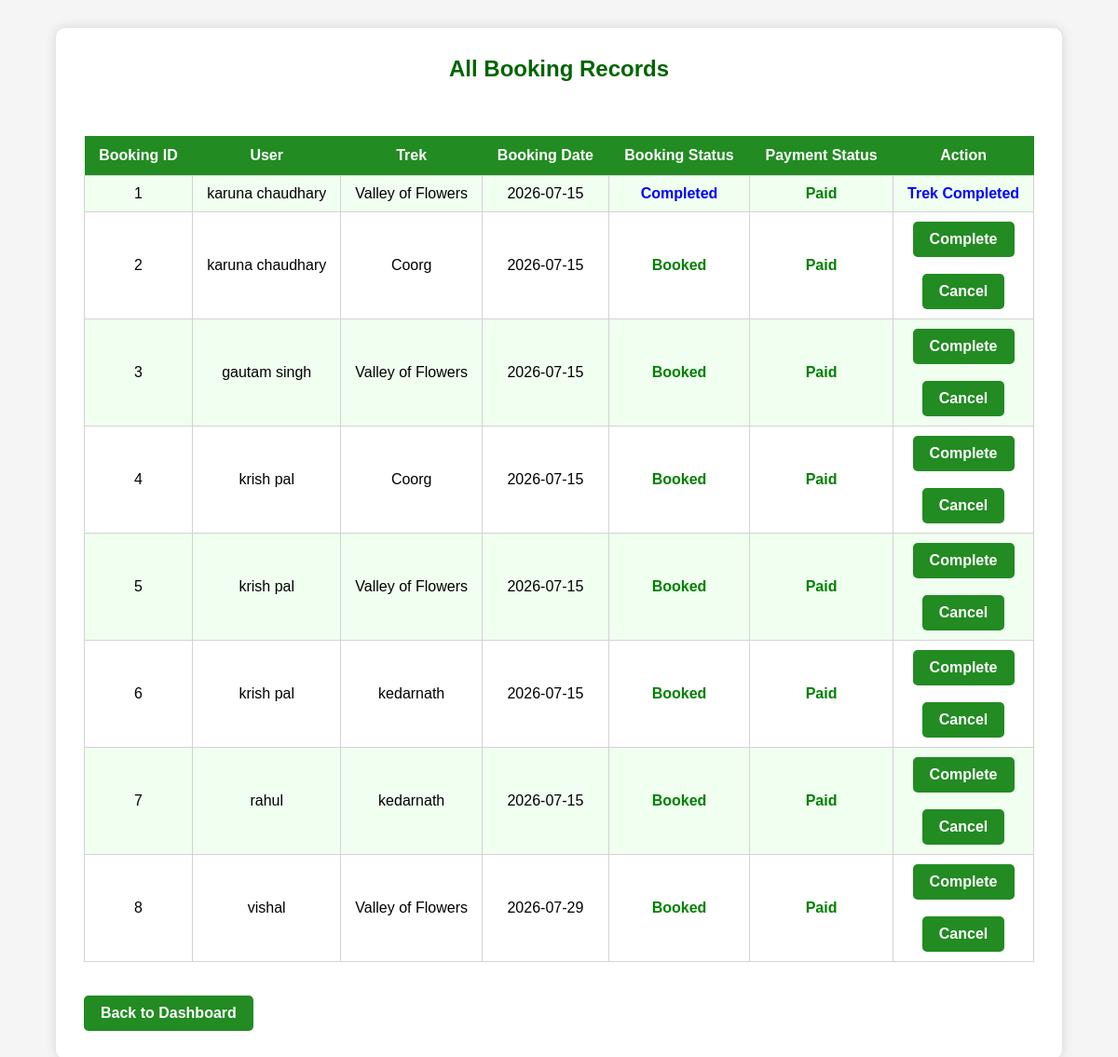
Screenshot of /admin/bookings (signed in) with the database file from the repository.
### models.py (models this page shows)
class Booking(db.Model):
    id = db.Column(db.Integer, primary_key=True)
    user_id = db.Column(
        db.Integer,
        db.ForeignKey("user.id")
    )
    trek_id = db.Column(
        db.Integer,
        db.ForeignKey("trek.id")
    )
    booking_date = db.Column(db.Date)
    status = db.Column(
        db.String(20),
        default="Booked"
    )
    payment_status = db.Column(
        db.String(20),
        default="Pending"
    )
    user = db.relationship("User")
    trek = db.relationship("Trek")

class User(db.Model):
    id = db.Column(db.Integer, primary_key=True)
    name = db.Column(db.String(100), nullable=False)
    email = db.Column(db.String(100), unique=True, nullable=False)
    password = db.Column(db.String(100), nullable=False)
    role = db.Column(db.String(20), nullable=False)
    status = db.Column(db.String(20), nullable=False)

class Trek(db.Model):
    id = db.Column(db.Integer, primary_key=True)
    name = db.Column(db.String(100), nullable=False)
    location = db.Column(db.String(100), nullable=False)
    difficulty = db.Column(db.String(20), nullable=False)
    duration = db.Column(db.Integer, nullable=False)
    available_slots = db.Column(db.Integer, nullable=False)
    start_date = db.Column(db.Date)
    end_date = db.Column(db.Date)
    description = db.Column(db.Text)
    status = db.Column(db.String(20))
    staff_id = db.Column(db.Integer, db.ForeignKey("user.id"))
    staff = db.relationship("User")

### app.py (the view)
@app.route("/admin/bookings")
@admin_required
def admin_bookings():
    bookings = Booking.query.all()
    return render_template(
        "admin/bookings.html",
        bookings=bookings
    )

### auth.py (called while the page is built)
def admin_required(f):
    @wraps(f)
    def decorated_function(*args, **kwargs):
        if "user_id" not in session:
            return redirect("/login")
        if session.get("role") != "admin":
            return "Access Denied"
        return f(*args, **kwargs)
    return decorated_function

### templates/admin/bookings.html (shortened to what this page needs)
<!DOCTYPE html>
<html>
<head>
    <link rel="stylesheet"
          href="{{ url_for('static', filename='css/style.css') }}">
</head>
<body>
<div class="box">
<h2>All Booking Records</h2>
<br>
<table>
<tr>
    <th>Booking ID</th>
    <th>User</th>
    <th>Trek</th>
    <th>Booking Date</th>
    <th>Booking Status</th>
    <th>Payment Status</th>
    <th>Action</th>
</tr>
{% for booking in bookings %}
<tr>
    <td>{{ booking.id }}</td>
    <td>{{ booking.user.name }}</td>
    <td>{{ booking.trek.name }}</td>
    <td>{{ booking.booking_date }}</td>
    <td>
        {% if booking.status == "Booked" %}
            <span style="color:green;font-weight:bold;">
                {{ booking.status }}
            </span>
        {% elif booking.status == "Completed" %}
            <span style="color:blue;font-weight:bold;">
                {{ booking.status }}
            </span>
        {% elif booking.status == "Cancelled" %}
            <span style="color:red;font-weight:bold;">
                {{ booking.status }}
            </span>
        {% else %}
            {{ booking.status }}
        {% endif %}
    </td>
    <td>
        {% if booking.payment_status == "Paid" %}
            <span style="color:green;font-weight:bold;">
                {{ booking.payment_status }}
            </span>
        {% elif booking.payment_status == "Refunded" %}
            <span style="color:orange;font-weight:bold;">
                {{ booking.payment_status }}
            </span>
        {% elif booking.payment_status == "Pending" %}
            <span style="color:red;font-weight:bold;">
                {{ booking.payment_status }}
            </span>
        {% else %}
            {{ booking.payment_status }}
        {% endif %}
    </td>
    <td>
        {% if booking.status == "Booked" %}
            <a href="/admin/complete_booking/{{ booking.id }}"
               class="btn">
                Complete
            </a>
            <br><br>
            <a href="/admin/cancel_booking/{{ booking.id }}"
               class="btn"
               onclick="return confirm('Are you sure you want to cancel this booking?')">
                Cancel
            </a>
        {% elif booking.status == "Completed" %}
            <span style="color:blue;font-weight:bold;">
                Trek Completed
            </span>
        {% elif booking.status == "Cancelled" %}
            <span style="color:red;font-weight:bold;">
                Booking Cancelled
            </span>
        {% endif %}
    </td>
</tr>
{% endfor %}
</table>
<br><br>
<a href="/admin/dashboard" class="btn">
Back to Dashboard
</a>
</div>
</body>
</html>

### static/css/style.css (style rules this page uses)
* { margin:0; padding:0; box-sizing:border-box; font-family:Arial, Helvetica, sans-serif; }
body { background:whitesmoke; }
.container, .box { width:90%; max-width:1100px; background:white; margin:30px auto; padding:30px; border-radius:10px; box-shadow:0 0 12px lightgray; }
h1, h2, h3 { text-align:center; color:darkgreen; margin-bottom:20px; }
table { width:100%; border-collapse:collapse; margin-top:20px; }
table th { background:forestgreen; color:white; padding:12px; }
table td { border:1px solid lightgray; padding:10px; text-align:center; }
table tr:nth-child(even) { background:honeydew; }
a { color:forestgreen; text-decoration:none; font-weight:bold; }
.btn { display:inline-block; background:forestgreen; color:white; padding:10px 18px; border-radius:5px; }

### rows the page displays
Booking: id "1", user.name "karuna chaudhary", trek.name "Valley of Flowers", booking_date "2026-07-15", status "Completed", payment_status "Paid", shows "Trek Completed"
Booking: id "2", user.name "karuna chaudhary", trek.name "Coorg", booking_date "2026-07-15", status "Booked", payment_status "Paid"
Booking: id "3", user.name "gautam singh", trek.name "Valley of Flowers", booking_date "2026-07-15", status "Booked", payment_status "Paid"
Booking: id "4", user.name "krish pal", trek.name "Coorg", booking_date "2026-07-15", status "Booked", payment_status "Paid"
Booking: id "5", user.name "krish pal", trek.name "Valley of Flowers", booking_date "2026-07-15", status "Booked", payment_status "Paid"
Booking: id "6", user.name "krish pal", trek.name "kedarnath", booking_date "2026-07-15", status "Booked", payment_status "Paid"
Booking: id "7", user.name "rahul", trek.name "kedarnath", booking_date "2026-07-15", status "Booked", payment_status "Paid"
Booking: id "8", user.name "vishal", trek.name "Valley of Flowers", booking_date "2026-07-29", status "Booked", payment_status "Paid"
